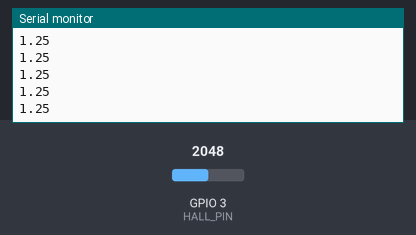
Bench run of a sketch on a simulated ESP32-C3. Shown: the last lines printed to the serial monitor. The inputs (shaded band) are chosen by the test bench; at power-on: GPIO 3 (HALL_PIN) = 2048.

Above: at 1.2 s.
1.3 s: GPIO 3 (HALL_PIN) set to 2866
At 2.3 s:
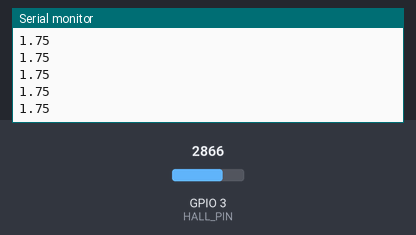
2.8 s: GPIO 3 (HALL_PIN) set to 3603
At 3.3 s:
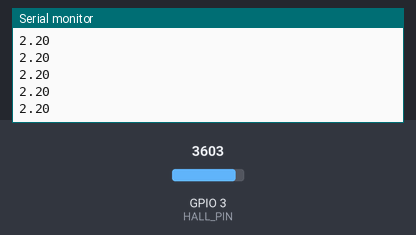
Timing chart, 0 to 5.8 s (numbered marks = the images above; inputs shaded):
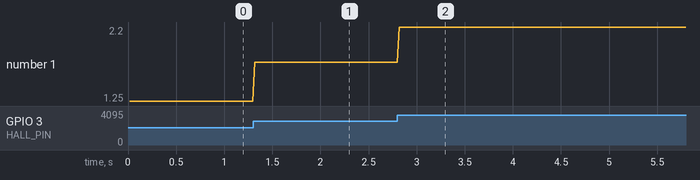

Measured:
- after the input at 1.3 s, the serial monitor: prints a new line at once (image 1)
- after the input at 2.8 s, the serial monitor: prints a new line at once (image 2)
- plotted number 1: 1.25 → 1.75 after the input at 1.3 s, 1.75 → 2.2 after the input at 2.8 s

The sketch:

Tutorial1_3_AveragingByFreeRTOS.ino
```cpp
/*
  M5Stamp C3U Mate: FreeRTOS で 2ms ごとに ADC → 10サンプル平均 → 約20ms ごとに表示
  VCC → 5V, GND → GND, OUT → G3（GPIO3）
*/

#include <Arduino.h>
// Arduino.h をインクルードしておけば、内部で以下の FreeRTOS ヘッダがすでに取り込まれている。

static const gpio_num_t HALL_PIN = GPIO_NUM_3;  // ADC入力ピン

// サンプリングタスク
void samplingTask(void* pvParameters) {
  const TickType_t xPeriod = pdMS_TO_TICKS(2);     // 2ms
  TickType_t xLastWakeTime = xTaskGetTickCount();

  uint32_t sum = 0;
  uint8_t count = 0;

  for (;;) {
    int raw = analogRead(HALL_PIN);
    sum += raw;
    count++;

    if (count >= 10) {
      // 12bit (0–4095) → 0–2.5V スケール
      float avgRaw    = sum / 10.0f;
      float voltage   = avgRaw * (2.5f / 4095.0f);

      // Serial.printf("AvgRaw: %6.1f, V: %.3f V\n", avgRaw, voltage);
      Serial.print(voltage);
      Serial.println();

      sum   = 0;
      count = 0;
    }

    // 次の周期まで待つ
    vTaskDelayUntil(&xLastWakeTime, xPeriod);
  }
}

void setup() {
  Serial.begin(115200);

  // 減衰設定：ADC_11db で最大約2.5Vまで測定可能に
  analogSetPinAttenuation(HALL_PIN, ADC_11db);

  // サンプリングタスク生成（コア1で動かしますが、ESP32-C3 はシングルコアです）
  xTaskCreate(
    samplingTask,    // タスク関数
    "Sampling2ms",   // タスク名
    2048,            // タスク関数に用意するスタックサイズ(bytes)
    nullptr,         // 引数
    1,               // 優先度
    nullptr          // タスクハンドル
  );
}

void loop() {
  // loop() は使いません
}
```
